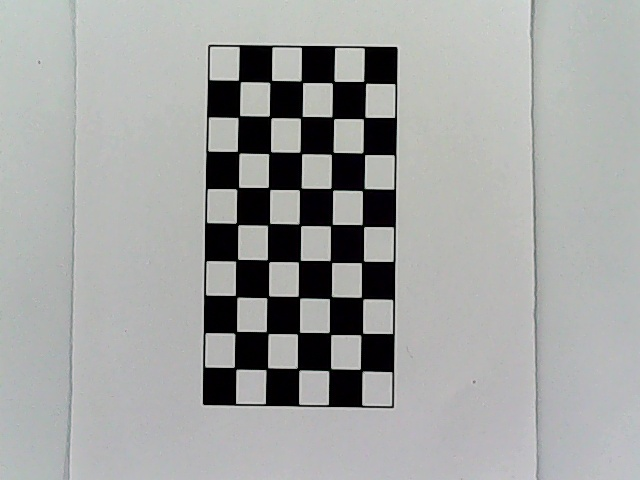
#> input picture 生产实习/机械臂源程序/5机器视觉/9.相机棋盘格标定/input_biaoding/pic_2022-09-14-14-37-14.jpg, 640 x 480 px; its folder holds only this picture in this run
$ jupyter execute --allow-errors '2.矩阵求解.ipynb'
#> lines starting #> are read from the running program, lines starting #| are printed output that depends on the picture; after the words box and inside, x2 and y2 are one past the last pixel; in counts of white or black regions, pixels touching at a corner belong together; long printed decimals are rounded
[cell 1]
# %load 2.矩阵求解.py
import cv2
import numpy as np
import glob

# 设置寻找亚像素角点的参数，采用的停止准则是最大循环次数30和最大误差容限0.001
criteria = (cv2.TERM_CRITERIA_EPS + cv2.TERM_CRITERIA_MAX_ITER, 20, 0.001)
# 获取标定板角点的位置
objp = np.zeros((5*9,3), np.float32)
objp[:,:2] = np.mgrid[0:9,0:5].T.reshape(-1,2)  # 将世界坐标系建在标定板上，所有点的Z坐标全部为0，所以只需要赋值x和y
obj_points = []  # 存储3D点
img_points = []  # 存储2D点
images = glob.glob(r"input_biaoding/*.jpg")#读取用于标定的图像
i=0;
for fname in images:
    img = cv2.imread(fname)
#> img is the input picture: shape (480, 640, 3); mean B, G, R 162.1, 163.4, 161.8
    gray = cv2.cvtColor(img, cv2.COLOR_BGR2GRAY)
    size = (gray.shape[1], gray.shape[0])
#> size = (640, 480)
    ret, corners = cv2.findChessboardCorners(gray, (9, 5), None)#获取棋盘格角点
#> ret = True; corners = 45 rows, first 8: [234.1, 367.2], [236.7, 331.3], [235.3, 295.4], [237.8, 259.2], [236.2, 223], [238.7, 187.2], [237.9, 152], [239.7, 115.5]

    if ret:
        obj_points.append(objp)
        corners2 = cv2.cornerSubPix(gray, corners, (5, 5), (-1, -1), criteria)  # 在原角点的基础上寻找亚像素角点
#> corners2 = 45 rows, first 8: [235, 368.2], [235.7, 332.3], [236.1, 296.3], [236.8, 260.1], [237, 223.9], [237.6, 188.2], [238.2, 152.2], [238.8, 116.5]
        if [corners2]:
            img_points.append(corners2)
        else:
            img_points.append(corners)

        cv2.drawChessboardCorners(img, (9, 5), corners, ret)  # 记住，OpenCV的绘制函数一般无返回值
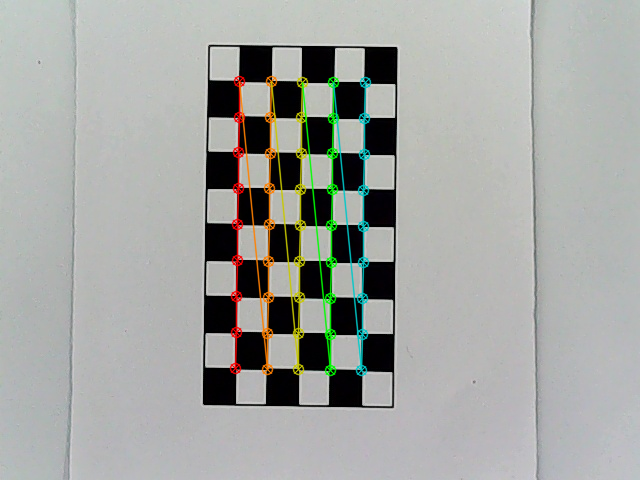
#> img: shape (480, 640, 3); 3.63% of pixels changed, all inside (x1, y1, x2, y2) = (229, 75, 372, 377)
        i+=1;
        cv2.imwrite('output_biaoding/conimg'+str(i)+'.jpg', img)
ret, mtx, dist, rvecs, tvecs = cv2.calibrateCamera(obj_points, img_points, (640,480), None, None)#参数矩阵求解
#> ret = 0.176; mtx = [[3810.2, 0, 405.2], [0, 4407, 229.9], [0, 0, 1]]; dist = [[-6.37, 930.7, -0.0112, -0.062, 4.41]]; rvecs = ([-0.109, -0.0914, -1.56],); tvecs = ([-5.39, 3.81, 120.5],)
print("ret:", ret)
#| ret: 0.1758
print("mtx:\n", mtx) # 内参数矩阵
#| mtx:
#|  [[3.81016620e+03 0.00000000e+00 4.05246120e+02]
#|  [0.00000000e+00 4.40699917e+03 2.29918170e+02]
#|  [0.00000000e+00 0.00000000e+00 1.00000000e+00]]
print("dist:\n", dist)  # 畸变系数   distortion cofficients = (k_1,k_2,p_1,p_2,k_3)
#| dist:
#|  [[-6.36568190e+00  9.30699868e+02 -1.12304787e-02 -6.20454820e-02
#|    4.41161129e+00]]
print("rvecs:\n", rvecs)  # 旋转向量  # 外参数
#| rvecs:
#|  (array([[-0.1094 ],
#|        [-0.09135],
#|        [-1.557]]),)
print("tvecs:\n", tvecs ) # 平移向量  # 外参数
#| tvecs:
#|  (array([[ -5.392],
#|        [  3.810],
#|        [120.541 ]]),)

print("-----------------------------------------------------")

#> (the rest of this cell did not finish here and is left out)


$ run again, on 生产实习/机械臂源程序/5机器视觉/9.相机棋盘格标定/input_biaoding/pic_2022-09-14-14-37-31.jpg
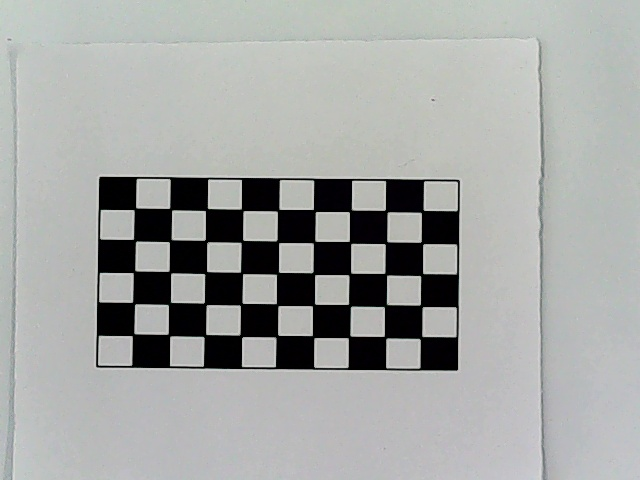
#> input picture 生产实习/机械臂源程序/5机器视觉/9.相机棋盘格标定/input_biaoding/pic_2022-09-14-14-37-31.jpg, 640 x 480 px
#> img is the input picture: shape (480, 640, 3); mean B, G, R 164.3, 166.3, 164.2
#> `ret, corners = cv2.findChessboardCorners(gray, (9, 5), None)#获取棋盘格角点`: ret = True; corners = 45 rows, first 8: [135.7, 207.6], [169.4, 208.3], [205.3, 210.7], [243.3, 210.7], [279.1, 209.4], [315.6, 211.6], [349.2, 211.9], [387.3, 212]
#> corners2 = 45 rows, first 8: [134.9, 208.7], [170.7, 209.1], [206.4, 209.5], [242.3, 209.9], [278.1, 210.2], [314.4, 210.5], [350.3, 210.9], [386.1, 211]
#> `cv2.drawChessboardCorners(img, (9, 5), corners, ret)`:
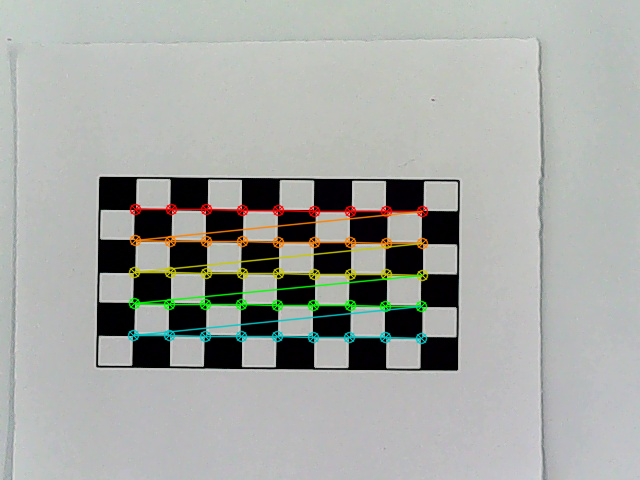
#> img: shape (480, 640, 3); 3.62% of pixels changed, all inside (x1, y1, x2, y2) = (127, 203, 429, 345)
#> `ret, mtx, dist, rvecs, tvecs = cv2.calibrateCamera(obj_points, img_poi..`: ret = 0.158; mtx = [[4670.3, 0, 317.3], [0, 4103, 145.4], [0, 0, 1]]; dist = [[-4.46, 504.2, 0.0411, 0.000343, 2.64]]; rvecs = ([-0.127, -0.0141, 0.00984],); tvecs = ([-5.08, 2, 129.5],)
#| ret: 0.1581
#| mtx:
#|  [[4.67032768e+03 0.00000000e+00 3.17257114e+02]
#|  [0.00000000e+00 4.10301643e+03 1.45366987e+02]
#|  [0.00000000e+00 0.00000000e+00 1.00000000e+00]]
#| dist:
#|  [[-4.46196486e+00  5.04231574e+02  4.10543354e-02  3.42552863e-04
#|    2.64469958e+00]]
#| rvecs:
#|  (array([[-0.1269],
#|        [-0.01409],
#|        [ 0.009837]]),)
#| tvecs:
#|  (array([[ -5.081],
#|        [  2.003],
#|        [129.511]]),)

$ run again, on 生产实习/机械臂源程序/5机器视觉/9.相机棋盘格标定/input_biaoding/pic_2022-09-14-14-37-35.jpg
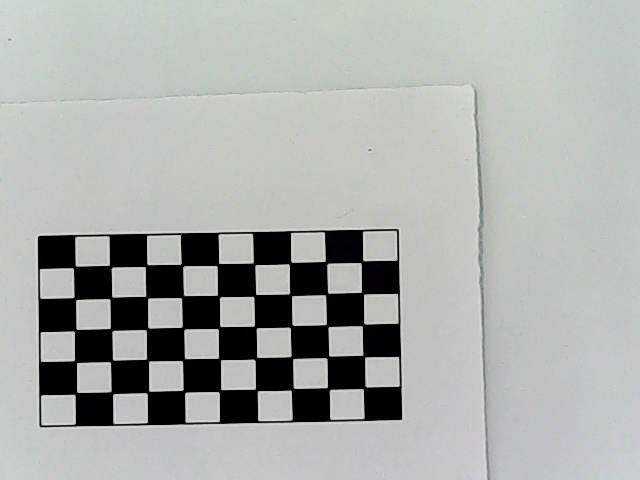
#> input picture 生产实习/机械臂源程序/5机器视觉/9.相机棋盘格标定/input_biaoding/pic_2022-09-14-14-37-35.jpg, 640 x 480 px
#> img is the input picture: shape (480, 640, 3); mean B, G, R 171, 173.5, 170.9
#> `ret, corners = cv2.findChessboardCorners(gray, (9, 5), None)#获取棋盘格角点`: ret = True; corners = 45 rows, first 8: [73.2, 267.9], [111.5, 267.6], [147.3, 264.5], [180.9, 264.2], [216.6, 265.7], [253.3, 262.6], [291, 262], [327.3, 263.6]
#> corners2 = 45 rows, first 8: [74.19, 267], [110.4, 266.4], [146.3, 265.6], [182, 265.1], [217.8, 264.6], [254, 263.7], [290.1, 262.9], [326.2, 262.4]
#> `cv2.drawChessboardCorners(img, (9, 5), corners, ret)`:
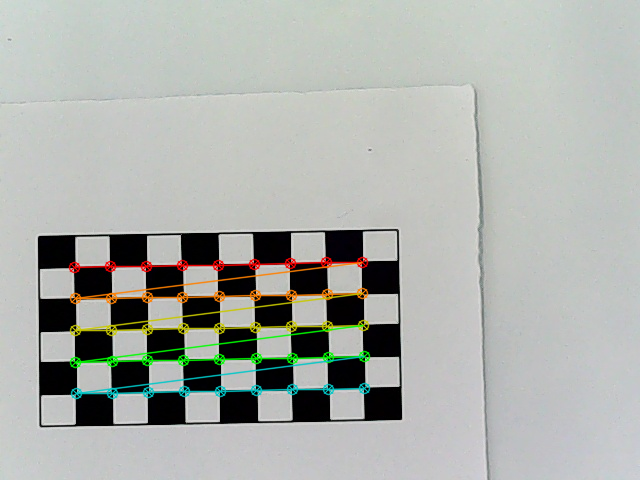
#> img: shape (480, 640, 3); 3.63% of pixels changed, all inside (x1, y1, x2, y2) = (68, 256, 371, 400)
#> `ret, mtx, dist, rvecs, tvecs = cv2.calibrateCamera(obj_points, img_poi..`: ret = 0.17; mtx = [[8532.3, 0, 292.7], [0, 7825.7, 192.3], [0, 0, 1]]; dist = [[-9.58, 3053.9, 0.00914, -0.0315, 6.18]]; rvecs = ([-0.311, 0.0141, -0.0189],); tvecs = ([-6.07, 2.27, 236.7],)
#| ret: 0.1699
#| mtx:
#|  [[8.53225720e+03 0.00000000e+00 2.92713172e+02]
#|  [0.00000000e+00 7.82565784e+03 1.92287681e+02]
#|  [0.00000000e+00 0.00000000e+00 1.00000000e+00]]
#| dist:
#|  [[-9.58130865e+00  3.05385534e+03  9.13830165e-03 -3.15157322e-02
#|    6.17897892e+00]]
#| rvecs:
#|  (array([[-0.3107],
#|        [ 0.01406],
#|        [-0.01889]]),)
#| tvecs:
#|  (array([[ -6.072],
#|        [  2.267],
#|        [236.733]]),)

$ run again, on 生产实习/机械臂源程序/5机器视觉/9.相机棋盘格标定/input_biaoding/pic_2022-09-14-14-37-19.jpg
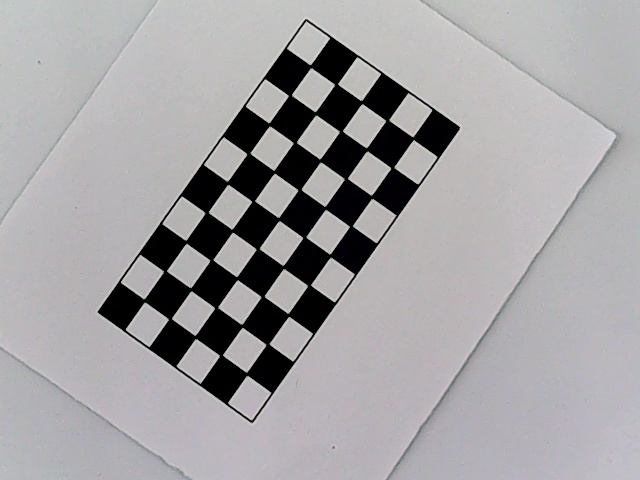
#> input picture 生产实习/机械臂源程序/5机器视觉/9.相机棋盘格标定/input_biaoding/pic_2022-09-14-14-37-19.jpg, 640 x 480 px
#> img is the input picture: shape (480, 640, 3); mean B, G, R 163.1, 161.1, 162.7
#> `ret, corners = cv2.findChessboardCorners(gray, (9, 5), None)#获取棋盘格角点`: ret = True; corners = 45 rows, first 8: [413.2, 137.9], [390.9, 168.3], [372.2, 198.2], [352.2, 225.6], [329.5, 254.3], [307.7, 285.8], [288.8, 316.2], [265.9, 344.6]
#> corners2 = 45 rows, first 8: [413.2, 138.3], [392.3, 167.6], [371.5, 196.7], [350.8, 226.2], [330.2, 255.6], [309.1, 285.2], [288.4, 314.9], [267.5, 344.2]
#> `cv2.drawChessboardCorners(img, (9, 5), corners, ret)`:
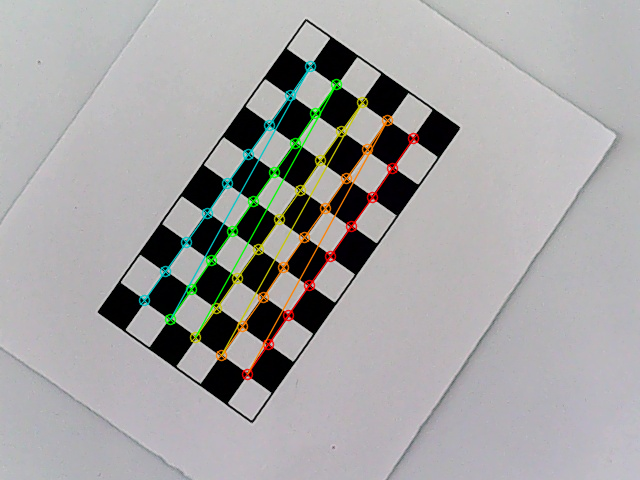
#> img: shape (480, 640, 3); 3.33% of pixels changed, all inside (x1, y1, x2, y2) = (138, 60, 420, 381)
#> `ret, mtx, dist, rvecs, tvecs = cv2.calibrateCamera(obj_points, img_poi..`: ret = 0.189; mtx = [[16823.5, 0, 319.2], [0, 19207.8, 237.5], [0, 0, 1]]; dist = [[-36.65, -0.00428, 0.0135, -0.0765, 5.85e-07]]; rvecs = ([0.00655, 0.664, 2.13],); tvecs = ([2.76, -2.56, 494],)
#| ret: 0.1885
#| mtx:
#|  [[1.68235154e+04 0.00000000e+00 3.19174730e+02]
#|  [0.00000000e+00 1.92078093e+04 2.37532366e+02]
#|  [0.00000000e+00 0.00000000e+00 1.00000000e+00]]
#| dist:
#|  [[-3.66486394e+01 -4.28189520e-03  1.34727244e-02 -7.64728823e-02
#|    5.85493768e-07]]
#| rvecs:
#|  (array([[0.006547],
#|        [0.6638],
#|        [2.127]]),)
#| tvecs:
#|  (array([[  2.764],
#|        [ -2.562],
#|        [494.046]]),)

$ run again, on 生产实习/机械臂源程序/5机器视觉/9.相机棋盘格标定/input_biaoding/pic_2022-09-14-14-37-23.jpg
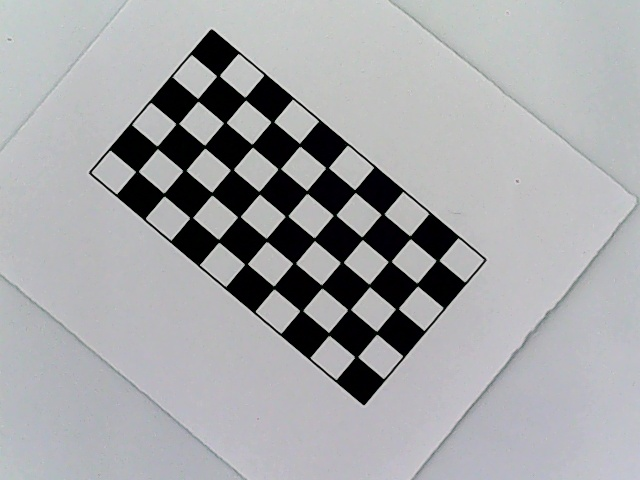
#> input picture 生产实习/机械臂源程序/5机器视觉/9.相机棋盘格标定/input_biaoding/pic_2022-09-14-14-37-23.jpg, 640 x 480 px
#> img is the input picture: shape (480, 640, 3); mean B, G, R 167.9, 165.5, 164.6
#> `ret, corners = cv2.findChessboardCorners(gray, (9, 5), None)#获取棋盘格角点`: ret = True; corners = 45 rows, first 8: [216.7, 76.14], [245.1, 98.34], [273.7, 121.6], [300, 146], [328.4, 167.5], [354.5, 189.7], [381.3, 214.6], [409.8, 235.8]
#> corners2 = 45 rows, first 8: [218.1, 75.71], [245.3, 98.64], [272.4, 121.7], [299.6, 144.8], [327.1, 167.7], [354.9, 191], [382.6, 214.3], [410.2, 237.3]
#> `cv2.drawChessboardCorners(img, (9, 5), corners, ret)`:
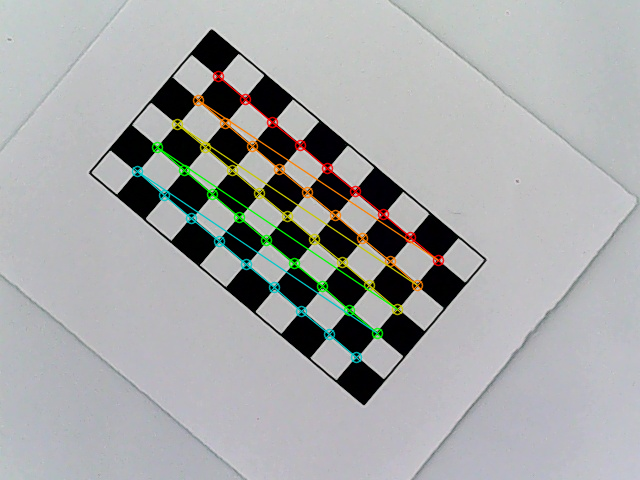
#> img: shape (480, 640, 3); 3.16% of pixels changed, all inside (x1, y1, x2, y2) = (131, 70, 445, 364)
#> `ret, mtx, dist, rvecs, tvecs = cv2.calibrateCamera(obj_points, img_poi..`: ret = 0.196; mtx = [[46894.9, 0, 325.3], [0, 37327.8, 237.7], [0, 0, 1]]; dist = [[-196.4, -0.757, 0.0987, -0.0407, -7.02e-05]]; rvecs = ([0.407, 0.551, 0.681],); tvecs = ([-2.53, -4.79, 1099.4],)
#| ret: 0.1962
#| mtx:
#|  [[4.68949451e+04 0.00000000e+00 3.25270262e+02]
#|  [0.00000000e+00 3.73278147e+04 2.37669183e+02]
#|  [0.00000000e+00 0.00000000e+00 1.00000000e+00]]
#| dist:
#|  [[-1.96374199e+02 -7.56928063e-01  9.87251071e-02 -4.06929498e-02
#|   -7.01833197e-05]]
#| rvecs:
#|  (array([[0.4073],
#|        [0.5508],
#|        [0.6811 ]]),)
#| tvecs:
#|  (array([[  -2.532],
#|        [  -4.795],
#|        [1099.432]]),)
